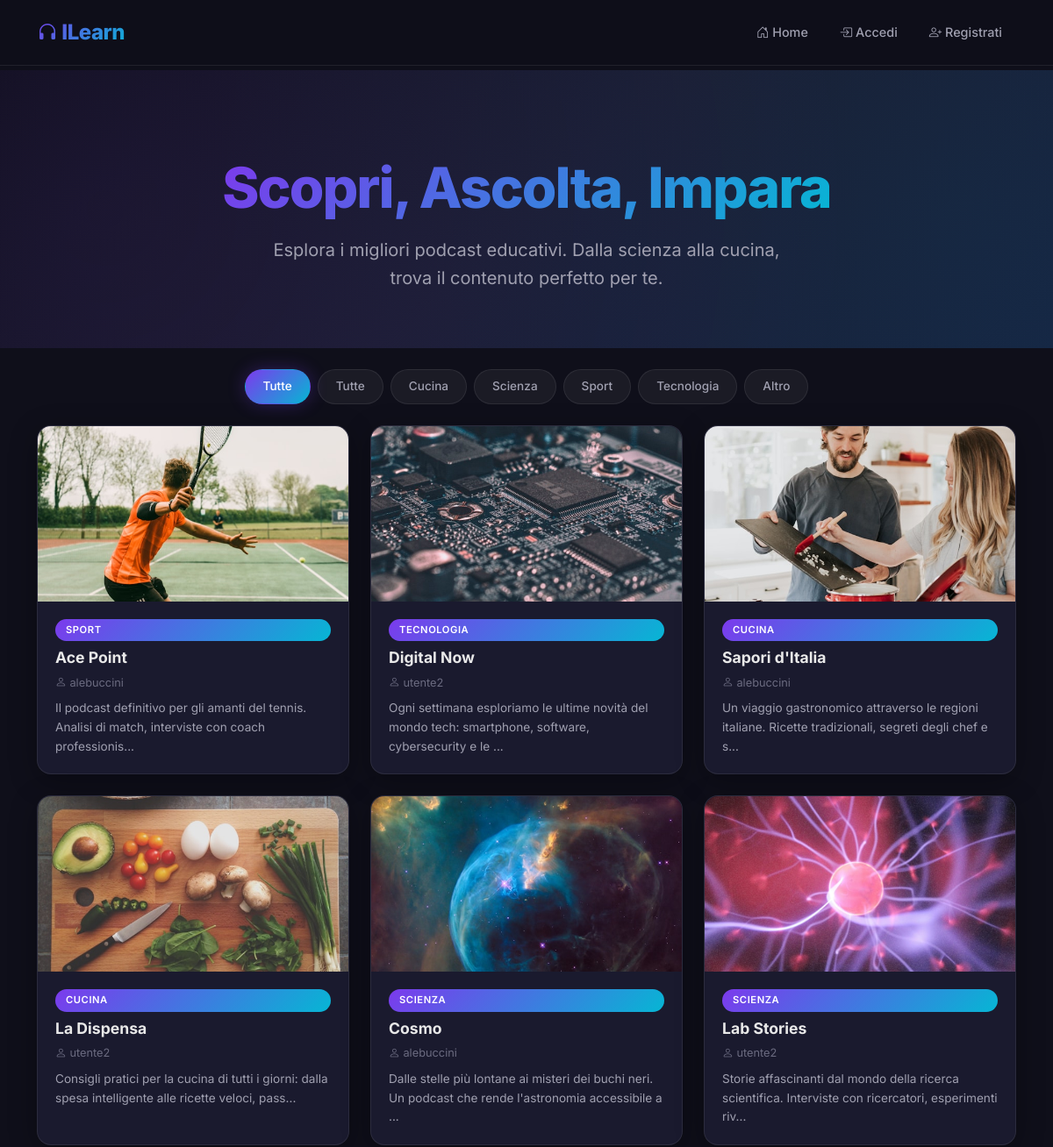
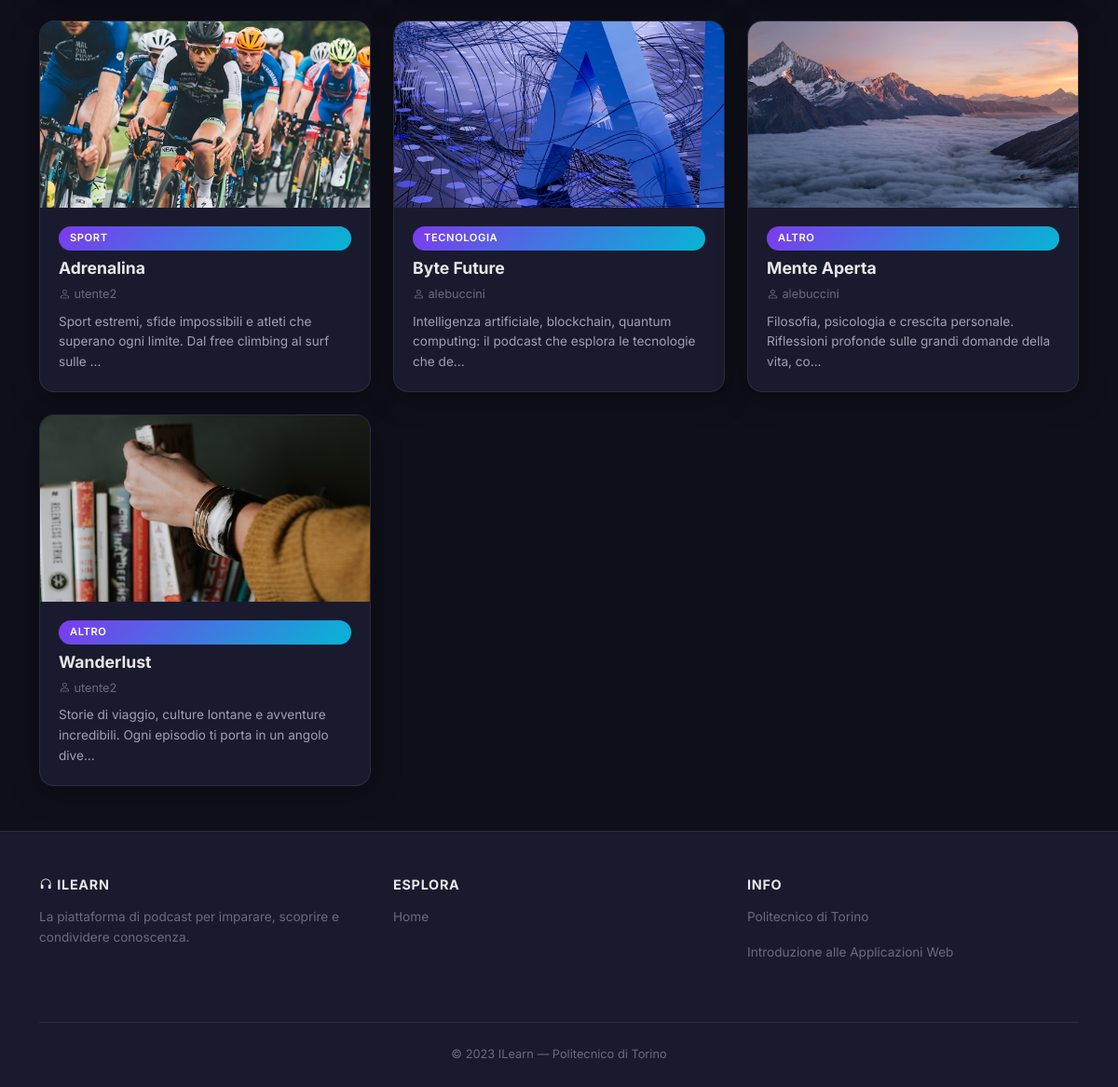
The page / on the database its author committed (2 pictures, top to bottom).
### tables this page shows
CREATE TABLE "PODCAST" (
	"podcast_id"	INTEGER NOT NULL,
	"Titolo"	TEXT NOT NULL,
	"Descrizione"	TEXT NOT NULL,
	"Categoria"	TEXT NOT NULL,
	"utente_id"	INTEGER NOT NULL,
	"Estensione"	TEXT NOT NULL,
	PRIMARY KEY("podcast_id" AUTOINCREMENT),
	FOREIGN KEY("utente_id") REFERENCES "UTENTI"("ID") ON DELETE CASCADE
);

CREATE TABLE "UTENTI" (
	"ID"	INTEGER NOT NULL,
	"Email"	TEXT NOT NULL,
	"Username"	TEXT NOT NULL,
	"Password"	TEXT NOT NULL,
	"Tipo"	INTEGER NOT NULL,
	PRIMARY KEY("ID" AUTOINCREMENT)
);

### app.py (the view)
@app.route('/')
def home():
    podcasts = db_interaction.get_podcasts()
    categorie = ['Tutte', 'Cucina', 'Scienza', 'Sport', 'Tecnologia', 'Altro']
    if current_user.is_authenticated:
        isactive = True
        userid = current_user.get_id()
        user = db_interaction.get_user_by_id(userid)
        return render_template('home.html', podcasts=podcasts, user=user, isactive=isactive, categorie=categorie)
    else:
        isactive = False
        return render_template('home.html', podcasts=podcasts, categorie=categorie, isactive=isactive)

### db_interaction.py (called while the page is built)
def get_podcasts():
    conn = sqlite3.connect('db/podcast.db')
    conn.row_factory = sqlite3.Row
    cursor = conn.cursor()
    sql = 'SELECT * FROM PODCAST, UTENTI WHERE PODCAST.utente_id = UTENTI.ID'
    cursor.execute(sql)
    podcasts = cursor.fetchall()
    cursor.close()
    conn.close()
    return podcasts

### templates/home.html (shortened to what this page needs)
{% extends "base.html" %}
{% block hero %}
<section class="hero-section">
    <div id="particles-js"></div>
    <div class="hero-content">
        <h1 class="hero-title"><span class="text-gradient">Scopri, Ascolta, Impara</span></h1>
        <p class="hero-subtitle">Esplora i migliori podcast educativi. Dalla scienza alla cucina, trova il contenuto perfetto per te.</p>
    </div>
</section>
{% endblock %}
{% block content %}
<div class="pill-filter-container" data-aos="fade-up">
    <a href="#" class="pill-filter active" data-cat="tutte">Tutte</a>
    {% for categoria in categorie %}
    <a href="{{ url_for('categoria', nome_categoria=categoria.lower()) }}" class="pill-filter" data-cat="{{ categoria.lower() }}">{{ categoria }}</a>
    {% endfor %}
</div>
{% if podcasts %}
<div class="row row-cols-1 row-cols-md-2 row-cols-lg-3 g-4 card-grid pb-5">
    {% for podcast in podcasts %}
    <div class="col" data-aos="fade-up" data-aos-delay="{{ loop.index0 * 100 }}">
        <article class="glass-card" data-categoria="{{ podcast.Categoria }}">
            <div class="card-img-wrapper">
                <a href="{{ url_for('podcast', podcast_id=podcast.podcast_id) }}">
                    <img class="card-img-top"
                         src="{{ url_for('static', filename='podcast' + podcast.podcast_id|string + podcast.Estensione) }}"
                         alt="Immagine del podcast {{ podcast.Titolo }}">
                </a>
            </div>
            <div class="card-body">
                <span class="badge-category mb-2">{{ podcast.categoria }}</span>
                <h5 class="card-title">
                    <a href="{{ url_for('podcast', podcast_id=podcast.podcast_id) }}">{{ podcast.Titolo }}</a>
                </h5>
                <p class="card-author"><i class="bi bi-person"></i> {{ podcast.username }}</p>
                <p class="card-text">{{ podcast.Descrizione[:100] }}{% if podcast.Descrizione|length > 100 %}...{% endif %}</p>
            </div>
        </article>
    </div>
    {% endfor %}
</div>
{% else %}
<div class="text-center py-5" data-aos="fade-up">
    <i class="bi bi-broadcast" style="font-size: 3rem; color: var(--text-muted);"></i>
    <h4 class="mt-3" style="color: var(--text-secondary);">Non sono presenti podcast.</h4>
</div>
{% endif %}
{% endblock %}

### static/style.css (style rules this page uses)
:root { --bg-primary: #0f0f1a; --bg-card: #1a1a2e; --bg-elevated: #16213e; --bg-glass: rgba(255, 255, 255, 0.05); --bg-glass-hover: rgba(255, 255, 255, 0.08); --accent-primary: #7c3aed; --accent-secondary: #06b6d4; --gradient-accent: linear-gradient(135deg, #7c3aed, #06b6d4); --gradient-hero: linear-gradient(135deg, #0f0f1a 0%, #1a1a2e 50%, #16213e 100%); --text-primary: #e8e8e8; --text-secondary: #a0a0b0; --text-muted: #6b6b80; --border-glass: rgba(255, 255, 255, 0.08); --shadow-card: 0 8px 32px rgba(0, 0, 0, 0.3); --shadow-hover: 0 16px 48px rgba(124, 58, 237, 0.15); --shadow-glow: 0 0 20px rgba(124, 58, 237, 0.3); --radius-sm: 8px; --radius-md: 12px; --radius-lg: 16px; --radius-xl: 24px; --transition-fast: 0.2s ease; --transition-normal: 0.3s ease; --transition-slow: 0.5s ease; }
* { margin: 0; padding: 0; box-sizing: border-box; }
body { font-family: 'Inter', sans-serif; background-color: var(--bg-primary); color: var(--text-primary); line-height: 1.6; overflow-x: hidden; min-height: 100vh; display: flex; flex-direction: column; }
a { color: var(--accent-secondary); text-decoration: none; transition: color var(--transition-fast); }
.hero-section { position: relative; padding: 6rem 0 4rem; text-align: center; overflow: hidden; background: var(--gradient-hero); }
.hero-section::before { content: ''; position: absolute; top: -50%; left: -50%; width: 200%; height: 200%; background: radial-gradient(circle at 30% 50%, rgba(124, 58, 237, 0.08) 0%, transparent 50%), radial-gradient(circle at 70% 50%, rgba(6, 182, 212, 0.06) 0%, transparent 50%); animation: hero-glow 15s ease-in-out infinite alternate; }
.hero-title { font-size: clamp(2.5rem, 6vw, 4rem); font-weight: 800; letter-spacing: -0.03em; margin-bottom: 1rem; position: relative; }
.hero-subtitle { font-size: clamp(1rem, 2vw, 1.25rem); color: var(--text-secondary); max-width: 600px; margin: 0 auto; position: relative; }
#particles-js { position: absolute; top: 0; left: 0; width: 100%; height: 100%; z-index: 0; }
.hero-content { position: relative; z-index: 1; }
.glass-card { background: var(--bg-card); border: 1px solid var(--border-glass); border-radius: var(--radius-lg); overflow: hidden; transition: all var(--transition-normal); box-shadow: var(--shadow-card); height: 100%; display: flex; flex-direction: column; }
.glass-card .card-img-top { width: 100%; height: 200px; object-fit: cover; transition: transform var(--transition-slow); }
.glass-card .card-img-wrapper { overflow: hidden; position: relative; }
.glass-card .card-body { padding: 1.25rem; flex: 1; display: flex; flex-direction: column; }
.glass-card .card-title { font-weight: 700; font-size: 1.1rem; margin-bottom: 0.5rem; color: var(--text-primary); }
.glass-card .card-title a { color: var(--text-primary); }
.glass-card .card-text { color: var(--text-secondary); font-size: 0.85rem; flex: 1; }
.glass-card .card-author { color: var(--text-muted); font-size: 0.8rem; margin-bottom: 0.5rem; }
.badge-category { display: inline-block; padding: 0.25rem 0.75rem; border-radius: 50px; font-size: 0.7rem; font-weight: 600; text-transform: uppercase; letter-spacing: 0.05em; background: var(--gradient-accent); color: white; }
.pill-filter-container { display: flex; flex-wrap: wrap; gap: 0.5rem; justify-content: center; padding: 1.5rem 0; }
.pill-filter { padding: 0.5rem 1.25rem; border-radius: 50px; border: 1px solid var(--border-glass); background: var(--bg-glass); color: var(--text-secondary); font-size: 0.85rem; font-weight: 500; cursor: pointer; transition: all var(--transition-fast); text-decoration: none; }
.pill-filter:hover, .pill-filter.active { background: var(--gradient-accent); color: white; border-color: transparent; box-shadow: var(--shadow-glow); }
.text-gradient { background: var(--gradient-accent); -webkit-background-clip: text; -webkit-text-fill-color: transparent; background-clip: text; }
.card-grid .col { transition: opacity var(--transition-normal), transform var(--transition-normal); }

### rows shown on the page
PODCAST: podcast_id+Estensione (picture), categoria "SPORT", Titolo "Ace Point", username "alebuccini", Descrizione "Il podcast definitivo per gli amanti del tennis. Analisi di match, interviste con coach professionis"
PODCAST: podcast_id+Estensione (picture), categoria "TECNOLOGIA", Titolo "Digital Now", username "utente2", Descrizione "Ogni settimana esploriamo le ultime novità del mondo tech: smartphone, software, cybersecurity e le"
PODCAST: podcast_id+Estensione (picture), categoria "CUCINA", Titolo "Sapori d'Italia", username "alebuccini", Descrizione "Un viaggio gastronomico attraverso le regioni italiane. Ricette tradizionali, segreti degli chef e s"
PODCAST: podcast_id+Estensione (picture), categoria "CUCINA", Titolo "La Dispensa", username "utente2", Descrizione "Consigli pratici per la cucina di tutti i giorni: dalla spesa intelligente alle ricette veloci, pass"
PODCAST: podcast_id+Estensione (picture), categoria "SCIENZA", Titolo "Cosmo", username "alebuccini", Descrizione "Dalle stelle più lontane ai misteri dei buchi neri. Un podcast che rende l'astronomia accessibile a"
PODCAST: podcast_id+Estensione (picture), categoria "SCIENZA", Titolo "Lab Stories", username "utente2", Descrizione "Storie affascinanti dal mondo della ricerca scientifica. Interviste con ricercatori, esperimenti riv"
PODCAST: podcast_id+Estensione (picture), categoria "SPORT", Titolo "Adrenalina", username "utente2", Descrizione "Sport estremi, sfide impossibili e atleti che superano ogni limite. Dal free climbing al surf sulle"
PODCAST: podcast_id+Estensione (picture), categoria "TECNOLOGIA", Titolo "Byte Future", username "alebuccini", Descrizione "Intelligenza artificiale, blockchain, quantum computing: il podcast che esplora le tecnologie che de"
PODCAST: podcast_id+Estensione (picture), categoria "ALTRO", Titolo "Mente Aperta", username "alebuccini", Descrizione "Filosofia, psicologia e crescita personale. Riflessioni profonde sulle grandi domande della vita, co"
PODCAST: podcast_id+Estensione (picture), categoria "ALTRO", Titolo "Wanderlust", username "utente2", Descrizione "Storie di viaggio, culture lontane e avventure incredibili. Ogni episodio ti porta in un angolo dive"

### other values the page prints
{{ categoria }} "Tutte" "Cucina" "Scienza" "Sport" "Tecnologia" "Altro"
